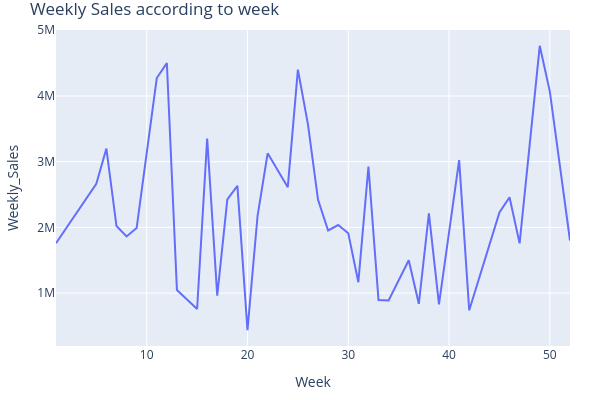

Write notebook code for a chart like this one.
### Code cell
fig = px.line(orders_week_by_weekly_sales, x=orders_week_by_weekly_sales.index, y='Weekly_Sales' , title='Weekly Sales according to week', width=WIDTH, height=HEIGHT)
fig.update_layout(margin=dict(l=MARGIN, r=MARGIN, t=MARGIN, b=MARGIN))

### Figure 1 — Plotly figure (JSON) as saved in the notebook; plotly's stock layout.template omitted (floating-point values rounded to 4 significant figures)
{"data": [{"hovertemplate": "Week=%{x}<br>Weekly_Sales=%{y}<extra></extra>", "legendgroup": "", "line": {"color": "#636efa", "dash": "solid"}, "marker": {"symbol": "circle"}, "mode": "lines", "name": "", "orientation": "v", "showlegend": false, "type": "scatter", "x": [1, 5, 6, 7, 8, 9, 11, 12, 13, 15, 16, 17, 18, 19, 20, 21, 22, 24, 25, 26, 27, 28, 29, 30, 31, 32, 33, 34, 36, 37, 38, 39, 41, 42, 45, 46, 47, 49, 50, 52], "xaxis": "x", "y": [1758000.0, 2665000.0, 3200000.0, 2021000.0, 1862000.0, 1990000.0, 4274000.0, 4501000.0, 1046000.0, 757700.0, 3352000.0, 961200.0, 2426000.0, 2631000.0, 435400.0, 2177000.0, 3128000.0, 2613000.0, 4401000.0, 3567000.0, 2420000.0, 1954000.0, 2036000.0, 1910000.0, 1166000.0, 2926000.0, 895100.0, 888800.0, 1501000.0, 836700.0, 2213000.0, 829200.0, 3024000.0, 737900.0, 2229000.0, 2458000.0, 1757000.0, 4764000.0, 4067000.0, 1800000.0], "yaxis": "y"}], "layout": {"height": 400, "legend": {"tracegroupgap": 0}, "margin": {"b": 30, "l": 30, "r": 30, "t": 30}, "title": {"text": "Weekly Sales according to week"}, "width": 600, "xaxis": {"anchor": "y", "domain": [0, 1], "title": {"text": "Week"}}, "yaxis": {"anchor": "x", "domain": [0, 1], "title": {"text": "Weekly_Sales"}}}}
